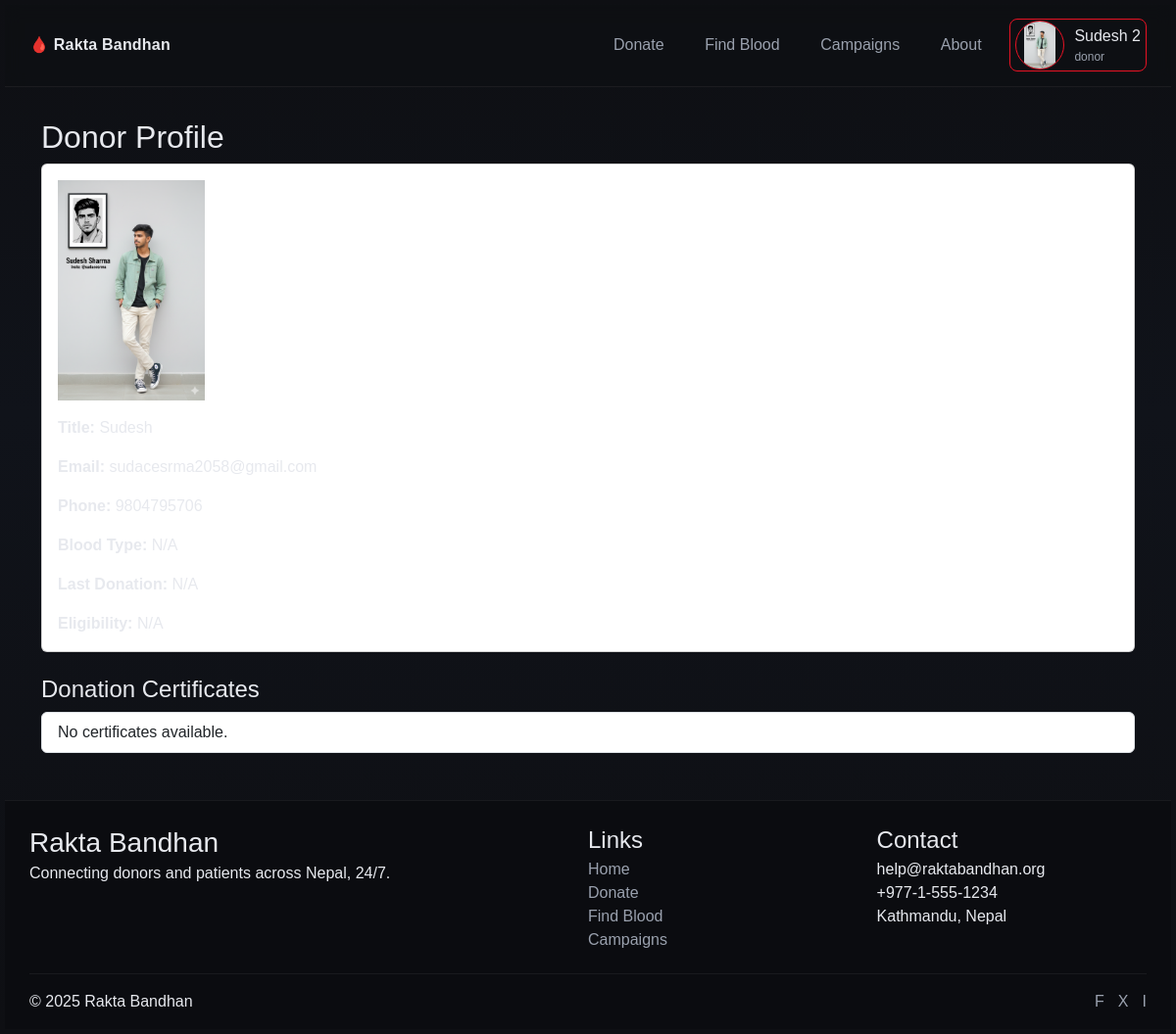
Screenshot of /profile (signed in) with the database file from the repository.
### models.py (models this page shows)
class User(db.Model, UserMixin):
    __tablename__ = "users"
    id = db.Column(db.Integer, primary_key=True)
    username = db.Column(db.String(100), nullable=False)
    password = db.Column(db.String(200), nullable=False)
    email = db.Column(db.String(120), unique=True, nullable=False)
    phone = db.Column(db.String(20), nullable=False, unique=True)
    blood_grp = db.Column(db.String(5), nullable=False)
    address = db.Column(db.String(200), nullable=False)
    profile_picture = db.Column(db.String(200), default='defaultImg/default.jpg')
    role = db.Column(db.String(20), nullable=False)
    donor = db.relationship('Donor', backref='user', uselist=False)
    requests = db.relationship('BloodRequest', backref='recipient', lazy=True)

### routes/routes.py (the view)
@app.route("/profile")
@login_required
def profile():
    return render_template("donor/profile.html")

### app.py (called while the page is built)
@login_manager.user_loader
def load_user(user_id):
    if not user_id or user_id == "None":
        return None
    return User.query.get(int(user_id))

@app.context_processor
def inject_name():
    if current_user.is_authenticated:
        role = current_user.role.capitalize()
        return dict(name=f"{current_user.username} ({role})")
    return dict(name="")

@app.context_processor
def utility_processor():
    return dict(flash_categories=flash_categories)

### templates/donor/profile.html (shortened to what this page needs)
{% extends 'base.html' %}
{% block content %}
<div class="mt-4">
    {% if current_user.role == 'donor' %}
    <h2>Donor Profile</h2>
    <div class="card mb-4">
        <div class="card-body">
            <img src="{{ url_for('static', filename='profile_pics/' + current_user.profile_picture) }}"
                alt="Profile Picture"
                class="img-fluid mb-3"
                style="max-width: 150px;">
            <p class="card-text"> <strong>Title:</strong> {{ current_user.username }}</p>
            <p class="card-text"><strong>Email:</strong> {{ current_user.email | default("N/A") }}</p>
            <p class="card-text"><strong>Phone:</strong> {{ current_user.phone | default("N/A") }}</p>
            <p class="card-text"><strong>Blood Type:</strong> {{ current_user.blood_type | default("N/A") }}</p>
            <p class="card-text"><strong>Last Donation:</strong> {{ current_user.last_donation | default("N/A") }}</p>
            <p class="card-text"><strong>Eligibility:</strong> {{ current_user.eligibility | default("N/A") }}</p>
        </div>
    </div>
    {% endif %}
    <h4>Donation Certificates</h4>
    <ul class="list-group">
        {% if certificates %}
        {% for certificate in certificates %}
        <li class="list-group-item">
            {{ certificate.date | default("Unknown Date") }} - {{ certificate.event_name | default("Unnamed Event") }}
            <a href="{{ certificate.download_url | default('#') }}" class="btn btn-sm btn-success float-end">Download</a>
        </li>
        {% endfor %}
        {% else %}
        <li class="list-group-item">No certificates available.</li>
        {% endif %}
    </ul>
</div>
{% endblock %}

### templates/navbar.html (shortened to what this page needs)
<link rel="stylesheet" href="{{ url_for('static', filename='navbar.css') }}">
{% if current_user.is_authenticated %}
<header class="nav">
  <div class="nav__wrap container">
    <a class="brand" href="{{ url_for('home') }}">🩸 Rakta Bandhan</a>
    <nav class="menu" aria-label="Primary">
      <a href="{{ url_for('donate_blood') }}">Donate</a>
      <a href="{{ url_for('find_blood') }}">Find Blood</a>
      <a href="{{ url_for('campaigns') }}">Campaigns</a>
      <a href="{{ url_for('about') }}">About</a>
      {% if current_user.is_authenticated %}
      <div class="profile-dropdown">
        <div class="profile_pic">
          {% if current_user.role == 'recipient' or current_user.role == 'donor' %}
          <img class="profile_image" src="{{ url_for('static', filename='profile_pics/' + current_user.profile_picture) }}" alt="Profile Picture">
          {% elif current_user.role == 'admin' %}
          <img class="profile_image" src="{{ url_for('static', filename='defaultImg/admin_dflt.jpg') }}" alt="Profile Picture">
          {% else %}
          <img class="profile_image" src="{{ url_for('static', filename='defaultImg/default.png') }}" alt="Profile Picture">
          {% endif %}
        </div>
        <div class="profile_info">
          <p class="user_name">{{ current_user.username }} {{ current_user.id}}</p>
          <p class="user-role m-0">{{ current_user.role }}</p>
        </div>
      </div>
      {% endif %}
    </nav>
  </div>
</header>
{% endif %}

### static/site2.css (style rules this page uses)
:root { --primary: #8a0303; --bg: var(--primary); --surface: #0f1015; --surface-2: #1b1e29; --text: #e7e9ee; --muted: #9aa1ae; --ring: 0 0 0 2px rgba(225, 29, 72, 0.35); --radius: 20px; --shadow: 0 10px 25px rgba(0, 0, 0, .35); }

### static/main.css (style rules this page uses)
:root { --primary: #e81224; --bg: var(--primary); --surface: #0f1015; --surface-2: #1b1e29; --text: #e7e9ee; --muted: #9aa1ae; --ring: 0 0 0 2px rgba(225, 29, 72, 0.35); --radius: 20px; --shadow: 0 10px 25px rgba(0, 0, 0, .35); }
* { box-sizing: border-box; color: var(--text); font-family: 'Gill Sans', 'Gill Sans MT', Calibri, 'Trebuchet MS', sans-serif !important; }
body { margin: 0; font-family: Inter, system-ui, Segoe UI, Arial, Helvetica, sans-serif; background: linear-gradient(180deg, #0e0f13, #10131a 40%, #0e0f13); color: var(--text); line-height: 1.6; padding: 5px; position: relative; }
.container { width: 1200px; margin-inline: auto }

### static/navbar.css (style rules this page uses)
.nav { position: sticky; top: 0; z-index: 50; backdrop-filter: blur(8px); background: rgba(14, 15, 19, .6); border-bottom: 1px solid rgba(255, 255, 255, .06); }
.nav__wrap { display: flex; align-items: center; justify-content: space-between; padding: 0.9rem 0; }
.brand { color: var(--text); text-decoration: none; font-weight: 700; letter-spacing: .2px }
.menu { display: flex; gap: 1rem; align-items: center }
.menu a { color: var(--muted); text-decoration: none; padding: .5rem .8rem; border-radius: 12px }
.profile_info { display: inline-block; vertical-align: middle; }
.user_name, .user-role { color: var(--text); font-weight: 500; margin: 0px; }
.user-role { font-size: 12px; color: var(--muted); font-weight: 400; }
.profile-dropdown { position: relative; display: flex; gap: 10px; align-items: center; cursor: pointer; justify-content: center; align-items: center; padding: 1px 5px ; border: 1px solid var(--primary); border-radius: 8px; }
.profile_pic { display: flex; }
.profile_pic img { width: 50px; height: 50px; object-fit: contain; border-radius: 50%; border: 1px solid var(--primary); }

### rows the page displays
User: profile_picture (picture), username "Sudesh", id "2", role "donor", email "sudacesrma2058@gmail.com", phone "9804795706"

### other values shown
{{ current_user.blood_type | default("N/A") }} "N/A"
{{ current_user.last_donation | default("N/A") }} "N/A"
{{ current_user.eligibility | default("N/A") }} "N/A"
